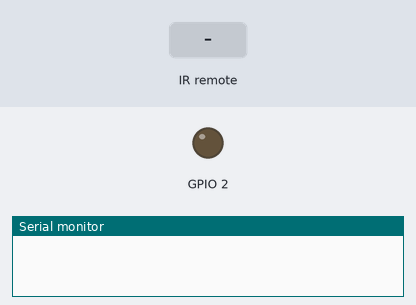
The sketch below on a simulated ESP8266 (NodeMCU). On the bench: output pins drawn as LEDs (lit = HIGH), the last lines printed to the serial monitor. Inputs (shaded band) come from the test bench.

Above: at 1.2 s.
1.3 s: infrared code 0x20DF9A65 received
At 2.0 s:
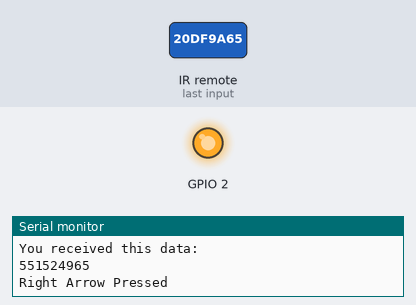
2.8 s: infrared code 0x20DF1AE5 received
At 3.1 s:
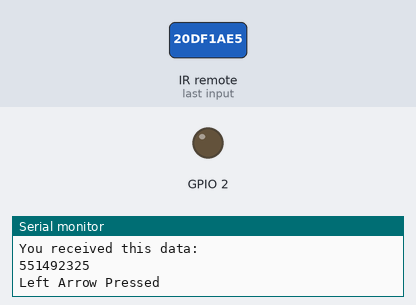
Timing chart, 0 to 5.8 s (numbered marks = the images above; inputs shaded):
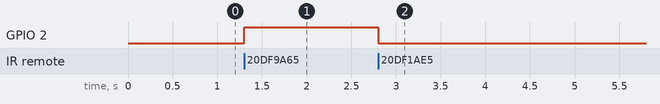

Measured:
- after the input at 1.3 s, GPIO 2: LOW → HIGH at once
- after the input at 2.8 s, GPIO 2: HIGH → LOW at once

The sketch:

receive_IR_HexadecimalCode.ino
```cpp
/////////////////////////////////
// Generated with a lot of love//
// with TUNIOT FOR ESP8266     //
// Website: Easycoding.tn      //
/////////////////////////////////

//left most node (D5)
//middle node (GROUND)
//right node (3V)

#include <Arduino.h>
#include <IRremoteESP8266.h>
#include <IRrecv.h>
#include <IRutils.h>

unsigned long  MyData;
IRrecv irrecv(14);
decode_results results;
void setup()
{
  MyData = 0;
Serial.begin(9600);
pinMode(2, OUTPUT);
  irrecv.enableIRIn();  // Start the receiver
   while (!Serial){  // Wait for the serial connection to be establised.
      delay(50);
  Serial.println();
  Serial.print("IRrecv is now running and waiting for IR message on Pin ");
  Serial.println(14);
  }

}


void loop()
{

    if (irrecv.decode(&results)) {
      MyData = int((results.value));
      Serial.println("You received this data:");
      Serial.println(MyData);
      irrecv.resume();
      if (MyData == 551524965) {
        Serial.println("Right Arrow Pressed");
        digitalWrite(2,HIGH);

      }
      if (MyData == 551492325) {
        Serial.println("Left Arrow Pressed");
        digitalWrite(2,LOW);

      }

    }

}
```
